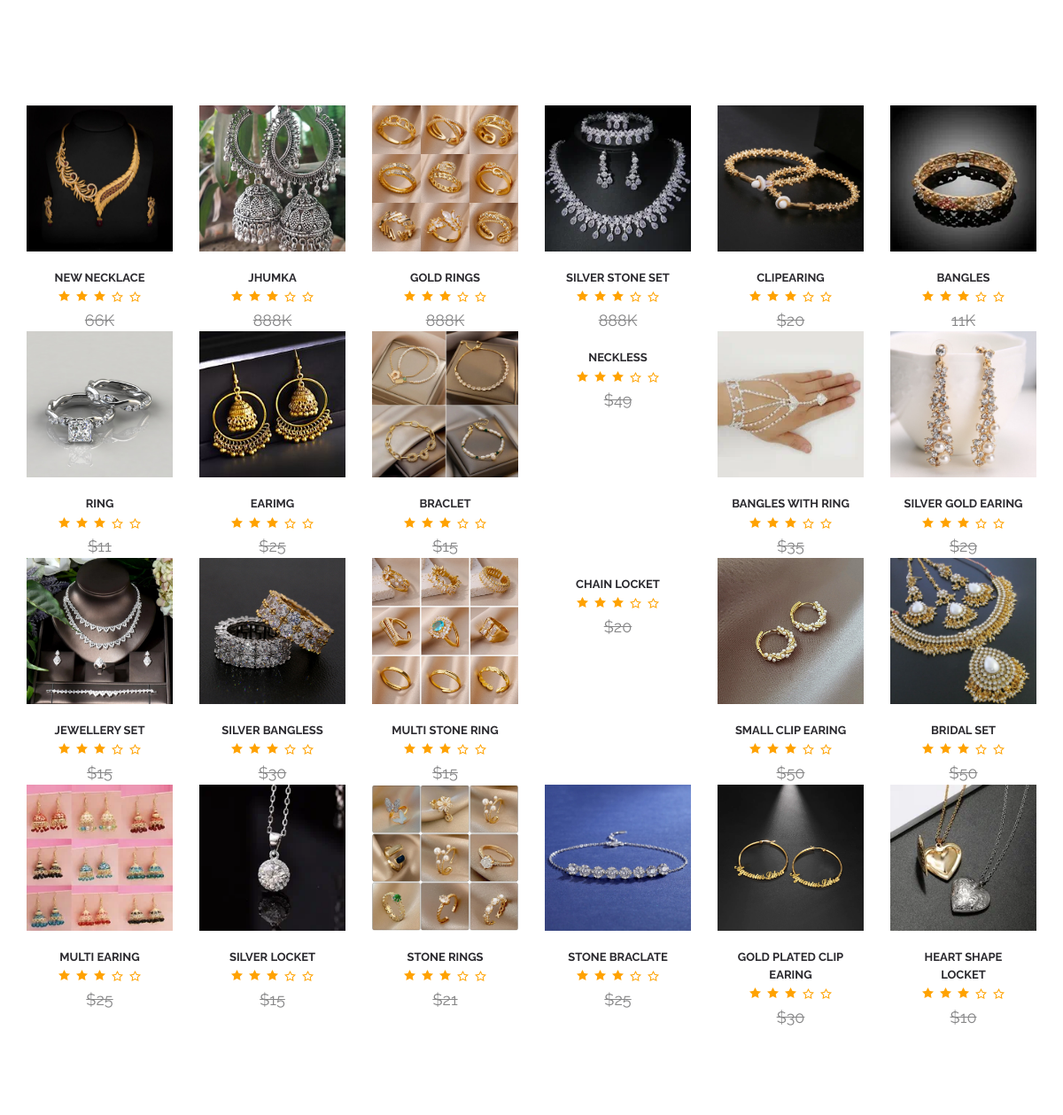
The page /jewellery.php (middle part) on the database as committed earlier.
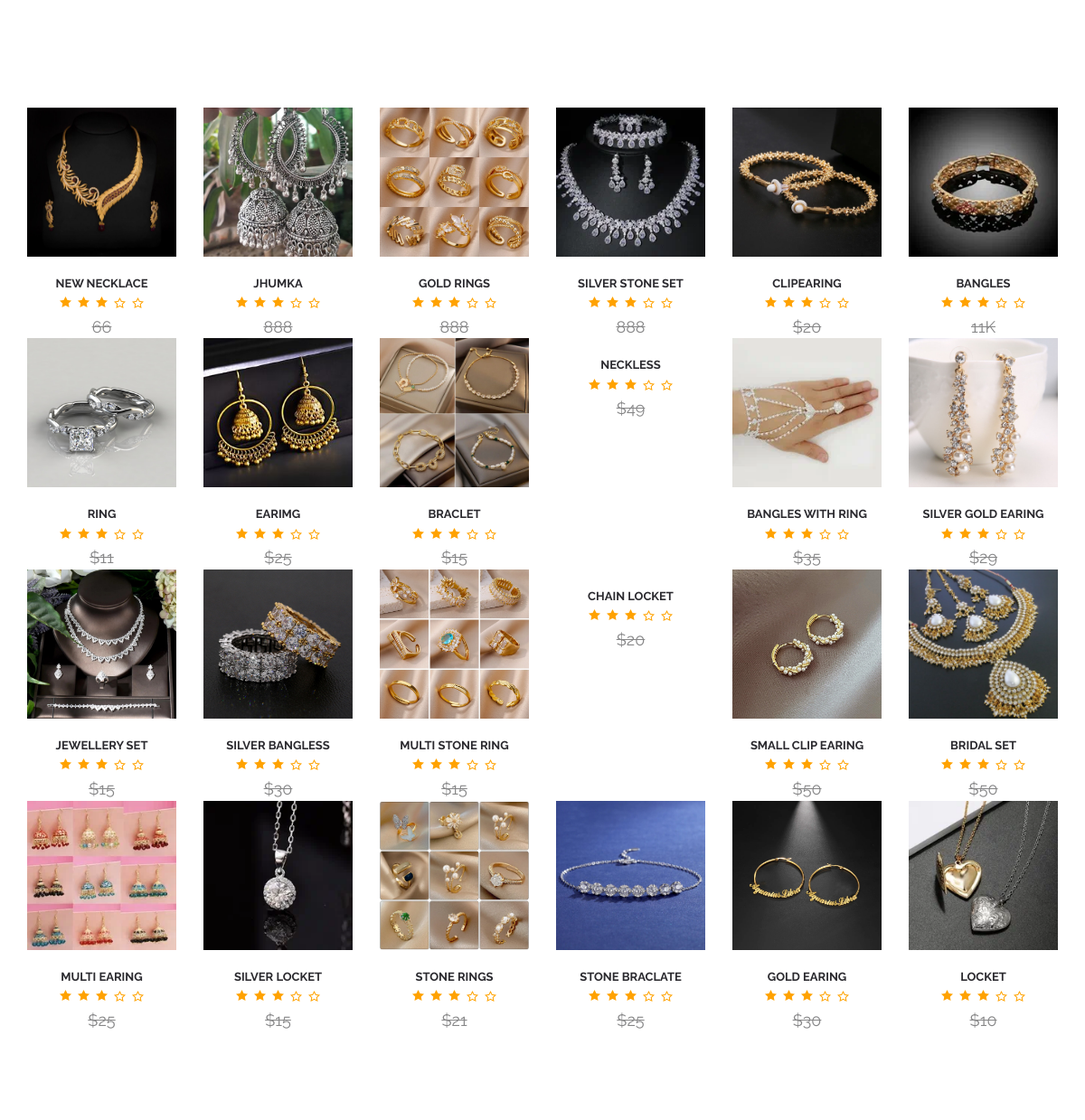
The same page on the database as committed later.
### tables this page shows
CREATE TABLE `addproduct` (
  `pid` int(11) NOT NULL,
  `ptitle` varchar(255) NOT NULL,
  `pdescription` text NOT NULL,
  `pcategory` int(255) NOT NULL,
  `pprice` varchar(255) NOT NULL,
  `pimage` varchar(255) NOT NULL,
  `status` tinyint(4) NOT NULL DEFAULT 1
);

### jewellery.php (the view, shortened to what this page needs)
<?php
include('includes/navbar.php');
include('includes/config.php');
?>
<div class="newest" id="newest">
    <div class="container">
        <div class="newest-content">
            <div class="newest-tab">
                <div id="myTabContent" class="tab-content">
                    <div role="tabpanel" class="tab-pane fade in active" id="1" aria-labelledby="cat-1">
                        <div class="row clearfix">
                            <?php
                            $cosmeticsfetch = "SELECT * from `addproduct` where pcategory = '2'";
                            $runquery = mysqli_query($connection, $cosmeticsfetch);
                            if (mysqli_num_rows($runquery) > 0) {
                                while ($row = mysqli_fetch_assoc($runquery)) {
                                    ?>
                                    <div class="col-md-4 col-lg-2 col-sm-12">
                                        <div class="product-fade">
                                            <div class="product-fade-wrap">
                                                <div id="product-image" class="">
                                                    <div class="item"><img src="<?php echo 'images/' . $row['pimage']; ?>" alt=""
                                                            class="img-responsive"></div>
                                                </div>
                                            </div>
                                        </div>
                                        <div class="product-name">
                                            <a href="">
                                                <?php echo $row['ptitle']; ?>
                                            </a>
                                        </div>
                                        <div class="star-1"></div>
                                        <div class="product-price">
                                            <span>
                                                <?php echo $row['pprice']; ?>
                                            </span>
                                        </div>
                                    </div>
                                    <?php
                                }
                            }
                            ?>
                        </div>
                    </div>
                </div>
            </div>
        </div>
    </div>
</div>
</div>
<?php
include('includes/footer.php')
    ?>

Rows that differ between the two databases and show on the page:
changed addproduct "NEW NECKLACE": pprice "66K" → "66"
changed addproduct "JHUMKA": pprice "888K" → "888"
changed addproduct "GOLD RINGS": pprice "888K" → "888"
changed addproduct "SILVER STONE SET": pprice "888K" → "888"
changed addproduct: ptitle "GOLD PLATED CLIP EARING" → "GOLD EARING"
changed addproduct: ptitle "HEART SHAPE LOCKET" → "LOCKET"
